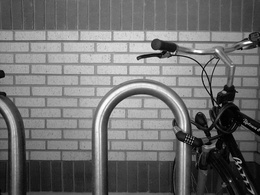
%> input picture Bikesgray.jpg, 260 x 195 px, shrunk from 640 x 480 before the run
$ octave Question2.m   (GNU Octave 9; MATLAB toolbox functions it lacks are replaced by stand-ins)
%> lines starting %> are read from the running program, lines starting %| are printed output that depends on the picture
%Qestion 2 - Horizontal & Vertical Edge Detection Using Prewitt and Sobel
%operators

im=imread('Iamges/Bikesgray.jpg');
%> im is the input picture: size 195x260 uint8; min 0, max 255, mean 112.2
[m,n]=size(im);
%> m = 195; n = 260

%Padding with zeros
im1=[zeros(1,n);im;zeros(1,n)];
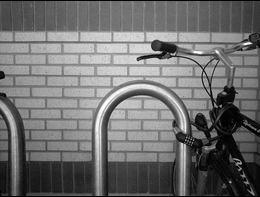
%> im1: size 197x260 uint8; min 0, max 255, mean 111.1
im2=[zeros(m+2,1),im1,zeros(m+2,1)];
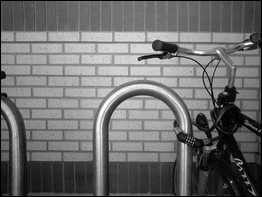
%> im2: size 197x262 uint8; min 0, max 255, mean 110.2

%Outputs definition
prewitt_horizontal_result=zeros(m,n);
prewitt_vertical_result=zeros(m,n);
prewitt_combined_result=zeros(m,n);
sobel_horizontal_result=zeros(m,n);
sobel_vertical_result=zeros(m,n);
sobel_combined_result=zeros(m,n);

%Filter Definition
prewitt_horizontal_filter=[-1,-1,-1;0,0,0;1,1,1];
sobel_horizontal_filter=[-1,-2,-1;0,0,0;1,2,1];
prewitt_vertical_filter=[-1,0,1;-1,0,1;-1,0,1];
sobel_vertical_filter=[-1,0,1;-2,0,2;-1,0,1];

for i=(2:m+1)
    for j=(2:n+1)
        filter=sum(sum(double(im2(i-1:i+1,j-1:j+1)).*(prewitt_horizontal_filter)));
        if (filter>255)
            filter=255;
        elseif (filter<0)
            filter=0;
       end
       prewitt_horizontal_result(i-1,j-1)=mean(filter);


       filter=sum(sum(double(im2(i-1:i+1,j-1:j+1)).*(prewitt_vertical_filter)));
        if (filter>255)
            filter=255;
        elseif (filter<0)
            filter=0;
       end
       prewitt_vertical_result(i-1,j-1)=mean(filter);
    end
end
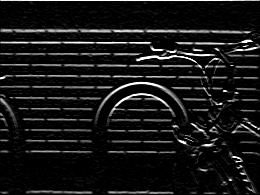
%> prewitt_horizontal_result: size 195x260 double; min 0, max 255, mean 22.9
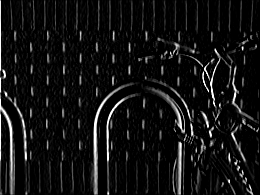
%> prewitt_vertical_result: size 195x260 double; min 0, max 255, mean 18.6

prewitt_horizontal_result=uint8(prewitt_horizontal_result);
%> prewitt_horizontal_result: size 195x260 uint8
prewitt_vertical_result=uint8(prewitt_vertical_result);
%> prewitt_vertical_result: size 195x260 uint8
prewitt_combined_result=(prewitt_horizontal_result+prewitt_vertical_result);
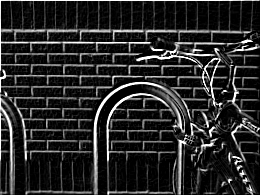
%> prewitt_combined_result: size 195x260 uint8; min 0, max 255, mean 40.7
figure(1)
imshow(uint8(prewitt_horizontal_result))

figure(2)
imshow(uint8(prewitt_vertical_result))

figure(3)
imshow(uint8(prewitt_combined_result))
